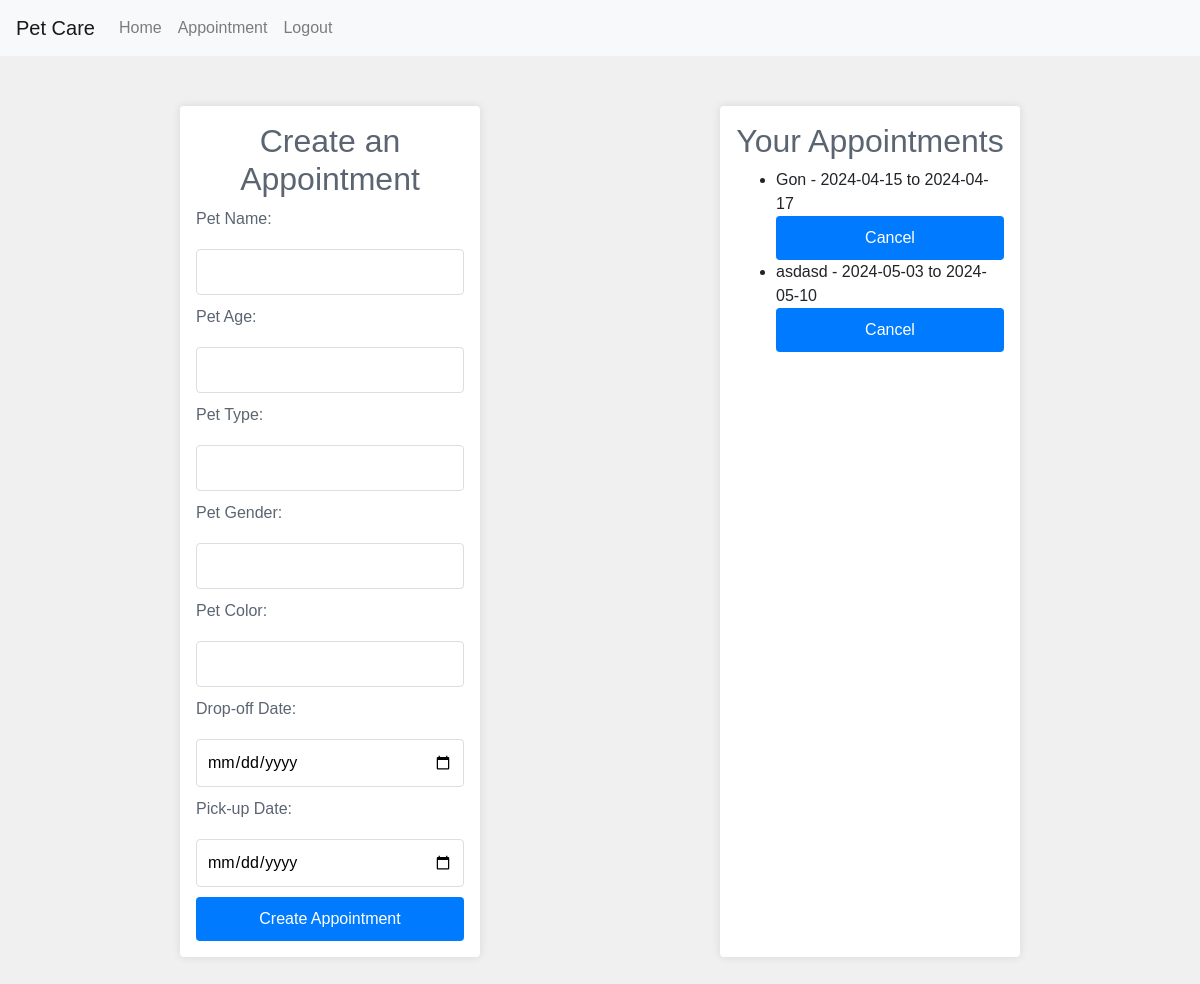
The app's page /appointment (signed in), older data.
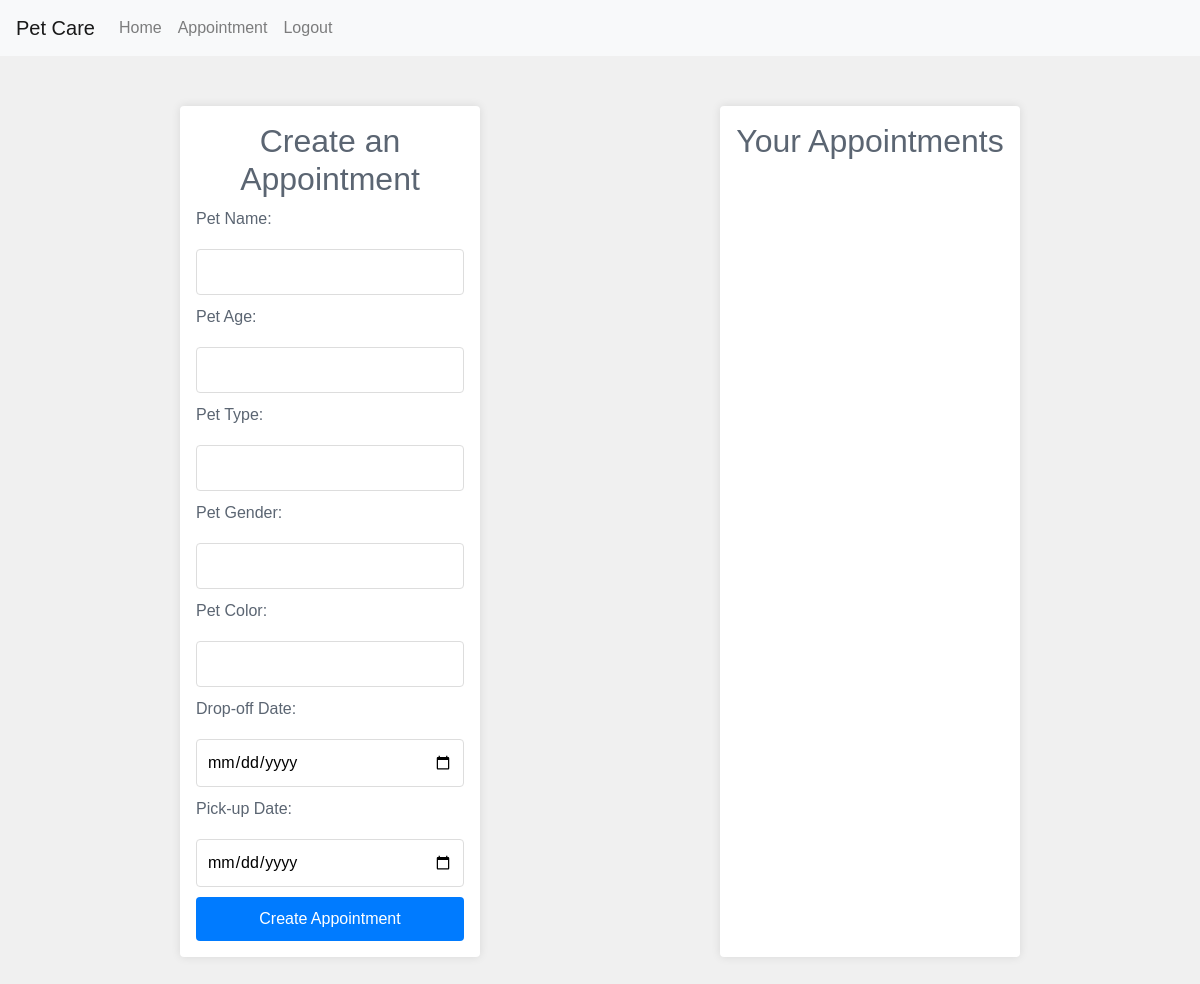
The same page, newer data.
### website/models.py (models this page shows)
class Appointment(db.Model):
    id = db.Column(db.Integer, primary_key=True)
    pet_name = db.Column(db.String(80), nullable=False)
    pet_age = db.Column(db.Integer, nullable=False)
    pet_type = db.Column(db.String(80), nullable=False)
    pet_gender = db.Column(db.String(20), nullable=False)
    pet_color = db.Column(db.String(80), nullable=False)
    drop_off_date = db.Column(db.DateTime, nullable=False)
    pick_up_date = db.Column(db.DateTime, nullable=False)
    user_id = db.Column(db.Integer, db.ForeignKey('user.id'), nullable=False)

### website/views.py (the view, shortened to what this page needs)
@views.route('/appointment', methods=['GET', 'POST', ''])
@login_required
def appointment():
    appointments = Appointment.query.filter_by(user_id=current_user.id).all()
    return render_template('appointment.html', user=current_user, appointments=appointments)

### website/__init__.py (called while the page is built)
def create_app():
    app = Flask(__name__)
    app.config['SECRET_KEY'] = '10394812934'
    app.config['SQLALCHEMY_DATABASE_URI'] = f'sqlite:///{DB_NAME}'
    db.init_app(app)
    from .views import views
    from .auth import auth
    app.register_blueprint(views, url_prefix='/')
    app.register_blueprint(auth, url_prefix='/auth')
    from .models import User, Appointment
    create_database(app)
    login_manager = LoginManager()
    login_manager.login_view = 'auth.login'
    login_manager.init_app(app)
    @login_manager.user_loader
    def load_user(user_id):
        return User.query.get(int(user_id))
    return app

### website/templates/appointment.html (shortened to what this page needs)
{% extends "base.html" %}
{% block content %}
<div class="container">
    <div class="form-container">
        <h2>Create an Appointment</h2>
        <form method="POST">
            <label for="pet_name">Pet Name:</label>
            <input type="text" id="pet_name" name="pet_name" required><br>
            <label for="pet_age">Pet Age:</label>
            <input type="number" id="pet_age" name="pet_age" required><br>
            <label for="pet_type">Pet Type:</label>
            <input type="text" id="pet_type" name="pet_type" required><br>
            <label for="pet_gender">Pet Gender:</label>
            <input type="text" id="pet_gender" name="pet_gender" required><br>
            <label for="pet_color">Pet Color:</label>
            <input type="text" id="pet_color" name="pet_color" required><br>
            <label for="drop_off_date">Drop-off Date:</label>
            <input type="date" id="drop_off_date" name="drop_off_date" required><br>
            <label for="pick_up_date">Pick-up Date:</label>
            <input type="date" id="pick_up_date" name="pick_up_date" required><br>
            <button type="submit">Create Appointment</button>
        </form>
    </div>
    <div class="appointment-container">
        <h2>Your Appointments</h2>
        <ul>
            {% for appointment in appointments %}
            <li>
                {{ appointment.pet_name }} - {{ appointment.drop_off_date.strftime('%Y-%m-%d') }} to {{ appointment.pick_up_date.strftime('%Y-%m-%d') }}
                <form method="POST" action="{{ url_for('views.cancel_appointment', id=appointment.id) }}">
                    <button type="submit">Cancel</button>
                </form>
            </li>
            {% endfor %}
        </ul>
    </div>
</div>
{% endblock %}

### website/templates/base.html (shortened to what this page needs)
<!DOCTYPE html>
<html>
<head>
    <link rel="stylesheet" href="https://stackpath.bootstrapcdn.com/bootstrap/4.3.1/css/bootstrap.min.css">
</head>
<body>
    <nav class="navbar navbar-expand-lg navbar-light bg-light">
        <a class="navbar-brand" href="/">Pet Care</a>
        <div class="collapse navbar-collapse" id="navbarSupportedContent">
            <ul class="navbar-nav mr-auto">
                <li class="nav-item">
                    <a class="nav-link" href="/">Home</a>
                </li>
                <li class="nav-item">
                    <a class="nav-link" href="/appointment">Appointment</a>
                </li>
                {% if current_user.is_authenticated %}
                <li class="nav-item">
                    <a class="nav-link" href="/auth/logout">Logout</a>
                </li>
                {% endif %}
            </ul>
        </div>
    </nav>
    <div class="container">
        {% block content %}
        {% endblock %}
    </div>
</body>
</html>

### website/templates/appointment.html (style rules this page uses)
body { font-family: Arial, sans-serif; background-color: #f0f0f0; margin: 0; padding: 0; }
.container { display: flex; justify-content: space-around; flex-wrap: wrap; }
.form-container, .appointment-container { width: 300px; padding: 16px; background-color: white; margin: 50px; border-radius: 4px; box-shadow: 0px 0px 10px 0px rgba(0,0,0,0.1); }
.container h2 { text-align: center; color: #5b6572; }
.container label { color: #5b6572; }
.container input { width: 100%; padding: 10px; margin: 10px 0; border-radius: 4px; border: 1px solid #ddd; }
.container button { width: 100%; padding: 10px; background-color: #007BFF; color: white; border: none; border-radius: 4px; cursor: pointer; }

Row changes from the older to the newer data that the page shows:
removed Appointment: pet_name "Gon", drop_off_date "2024-04-15", pick_up_date "2024-04-17"
removed Appointment: pet_name "asdasd", drop_off_date "2024-05-03", pick_up_date "2024-05-10"
